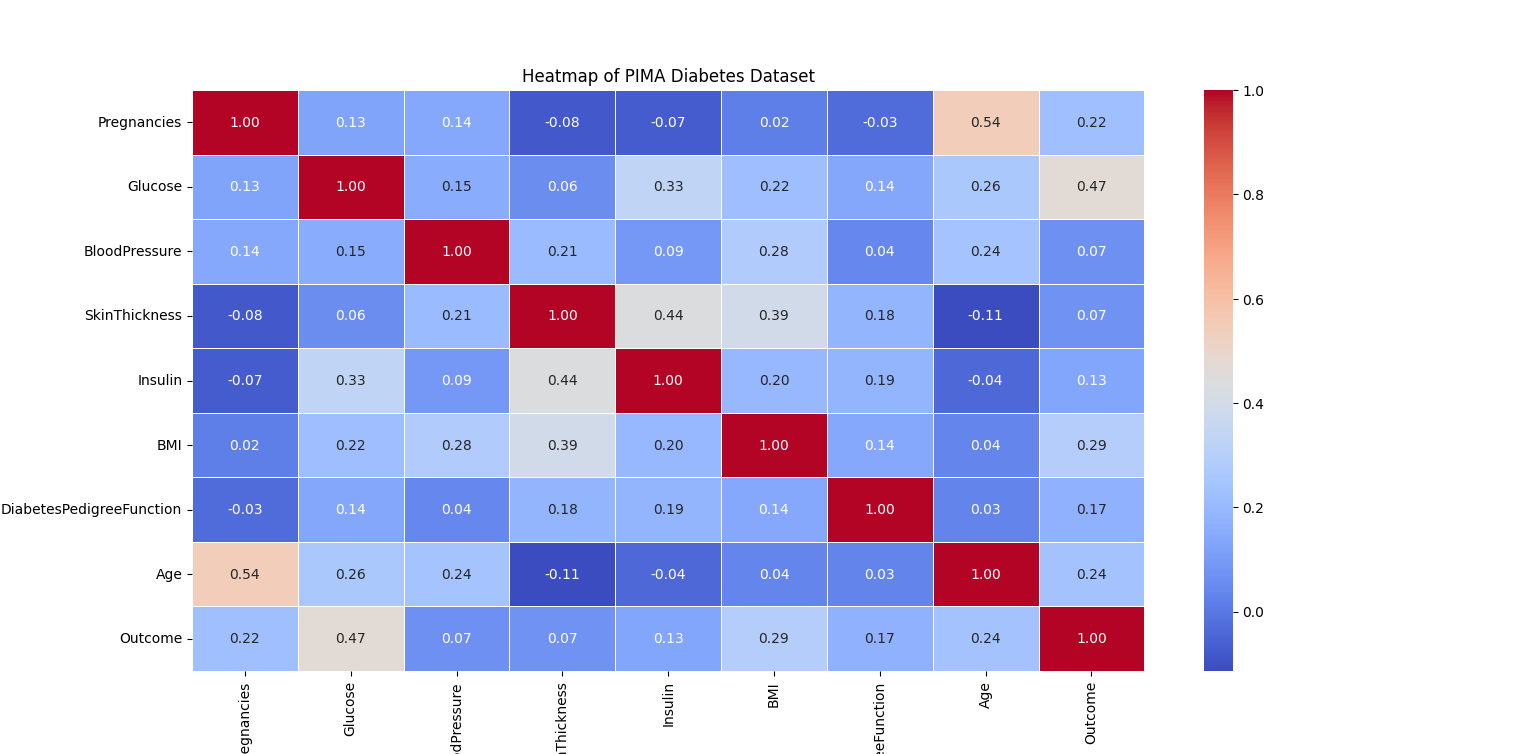

Recreate this plot in Python.
import pandas as pd
import seaborn as sns
import matplotlib.pyplot as plt

# Load the dataset
file_path = "diabetes.csv"
df = pd.read_csv(file_path)

# Generate the correlation matrix
corr_matrix = df.corr()

# Plot the heatmap
plt.figure(figsize=(10, 8))
sns.heatmap(corr_matrix, annot=True, cmap="coolwarm", fmt=".2f", linewidths=0.5)
plt.title("Heatmap of PIMA Diabetes Dataset")
plt.show()
